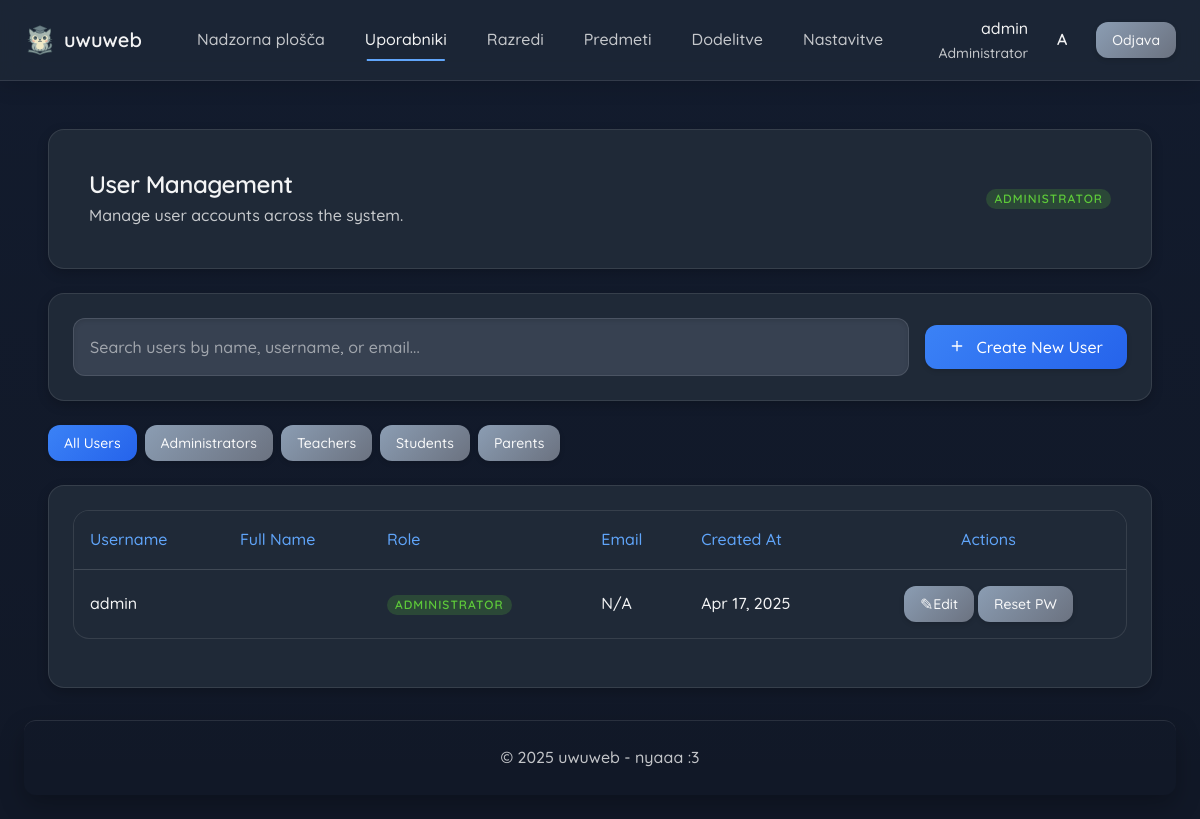
The page /admin/users.php (signed in) on the database its author committed.
### tables this page shows
CREATE TABLE users
(
    user_id   INT AUTO_INCREMENT PRIMARY KEY,
    username  VARCHAR(50)  NOT NULL,
    pass_hash VARCHAR(255) NOT NULL,
    role_id   INT          NOT NULL,
    created_at TIMESTAMP DEFAULT CURRENT_TIMESTAMP,
    CONSTRAINT username UNIQUE (username),
    CONSTRAINT users_ibfk_1 FOREIGN KEY (role_id) REFERENCES roles (role_id)
);

CREATE TABLE roles
(
    role_id INT AUTO_INCREMENT PRIMARY KEY,
    name VARCHAR(50) NOT NULL
);

### admin/admin_functions.php (called while the page is built, shortened)
<?php
require_once __DIR__ . '/../includes/functions.php';
function getAllUsers(): array
{
    try {
        $pdo = safeGetDBConnection('getAllUsers');
        $query = "SELECT u.*, r.name as role_name,
                    CASE
                        WHEN u.role_id = 3 THEN s.first_name
                        END as first_name,
                    CASE
                        WHEN u.role_id = 3 THEN s.last_name
                        END as last_name
                FROM users u
                JOIN roles r ON u.role_id = r.role_id
                LEFT JOIN students s ON u.role_id = 3 AND u.user_id = s.user_id
                ORDER BY u.username";
        return $pdo->query($query)->fetchAll(PDO::FETCH_ASSOC);
    } catch (PDOException $e) {
        logDBError("Napaka pri pridobivanju uporabnikov: " . $e->getMessage());
        return [];
    }
}

### admin/users.php (the view, shortened to what this page needs)
<?php
require_once '../includes/functions.php';
require_once 'admin_functions.php';
require_once '../includes/header.php';
$users = getAllUsers();
$roleFilter = $_GET['role'] ?? 'all';
?>
<div class="container mt-lg">
    <div class="card shadow mb-lg">
        <div class="card__content">
            <div class="d-flex justify-between items-center flex-wrap gap-md">
                <div class="form-group mb-0 flex-grow-1">
                    <input type="text" id="searchInput" class="form-input"
                           placeholder="Search users by name, username, or email...">
                </div>
                <button id="createUserBtn" data-open-modal="createUserModal" class="btn btn-primary">
                    <span class="btn-icon">
                        <svg width="16" height="16" viewBox="0 0 24 24" fill="none" stroke="currentColor"
                             stroke-width="2" stroke-linecap="round" stroke-linejoin="round">
                            <line x1="12" y1="5" x2="12" y2="19"></line>
                            <line x1="5" y1="12" x2="19" y2="12"></line>
                        </svg>
                    </span>
                    Create New User
                </button>
            </div>
        </div>
    </div>
    <div class="mb-lg">
        <div class="d-flex gap-sm flex-wrap">
            <a href="?role=all"
               class="role-filter btn btn-sm <?= $roleFilter === 'all' ? 'btn-primary' : 'btn-secondary' ?>">
                All Users
            </a>
            <a href="?role=admin"
               class="role-filter btn btn-sm <?= $roleFilter === 'admin' ? 'btn-primary' : 'btn-secondary' ?>">
                Administrators
            </a>
            <a href="?role=teacher"
               class="role-filter btn btn-sm <?= $roleFilter === 'teacher' ? 'btn-primary' : 'btn-secondary' ?>">
                Teachers
            </a>
            <a href="?role=student"
               class="role-filter btn btn-sm <?= $roleFilter === 'student' ? 'btn-primary' : 'btn-secondary' ?>">
                Students
            </a>
            <a href="?role=parent"
               class="role-filter btn btn-sm <?= $roleFilter === 'parent' ? 'btn-primary' : 'btn-secondary' ?>">
                Parents
            </a>
        </div>
    </div>
    <div class="card shadow mb-lg">
        <div class="card__content">
            <div class="table-responsive">
                <table class="data-table w-full" id="usersTable">
                    <thead>
                    <tr>
                        <th class="text-left">Username</th>
                        <th class="text-left">Full Name</th>
                        <th class="text-left">Role</th>
                        <th class="text-left">Email</th>
                        <th class="text-left">Created At</th>
                        <th class="text-center">Actions</th>
                    </tr>
                    </thead>
                    <tbody>
                    <?php if (empty($users)): ?>
                        <tr>
                            <td colspan="6" class="text-center py-md">No users found matching the criteria.</td>
                        </tr>
                    <?php else: ?>
                        <?php foreach ($users as $user): ?>
                            <?php
                            $roleClass = strtolower($user['role_name']);
                            if ($roleClass === 'administrator') $roleClass = 'admin';
                            ?>
                            <tr data-role="<?= strtolower($user['role_name']) ?>"
                                data-search-terms="<?= strtolower(htmlspecialchars($user['username'] . ' ' . ($user['first_name'] ?? '') . ' ' . ($user['last_name'] ?? '') . ' ' . ($user['email'] ?? ''))) ?>">
                                <td><?= htmlspecialchars($user['username']) ?></td>
                                <td><?= htmlspecialchars(($user['first_name'] ?? '') . ' ' . ($user['last_name'] ?? '')) ?></td>
                                <td>
                                    <span class="role-badge role-<?= $roleClass ?>">
                                        <?= htmlspecialchars(ucfirst($user['role_name'])) ?>
                                    </span>
                                </td>
                                <td><?= htmlspecialchars($user['email'] ?? 'N/A') ?></td>
                                <td><?= date('M d, Y', strtotime($user['created_at'])) ?></td>
                                <td>
                                    <div class="d-flex gap-xs justify-center">
                                        <button class="btn btn-secondary btn-sm"
                                                data-open-modal="editUserModal"
                                                data-id="<?= $user['user_id'] ?>">
                                            <span class="text-md">✎</span> Edit
                                        </button>
                                        <button class="btn btn-secondary btn-sm"
                                                data-open-modal="resetPasswordModal"
                                                data-id="<?= $user['user_id'] ?>"
                                                data-username="<?= htmlspecialchars($user['username']) ?>">
                                            Reset PW
                                        </button>
                                    </div>
                                </td>
                            </tr>
                        <?php endforeach; ?>
                    <?php endif; ?>
                    </tbody>
                </table>
            </div>
        </div>
    </div>
</div>
<?php include '../includes/footer.php'; ?>

### rows shown on the page
users: username "admin", role.name "ADMINISTRATOR", email "N/A", created_at "Apr 17, 2025"

### other values the page prints
$username "admin"
$roleName "Administrator"
mb_substr($username, 0, 1) "A"
$title "User Management"
$description "Manage user accounts across the system."
$displayRoleText "ADMINISTRATOR"
